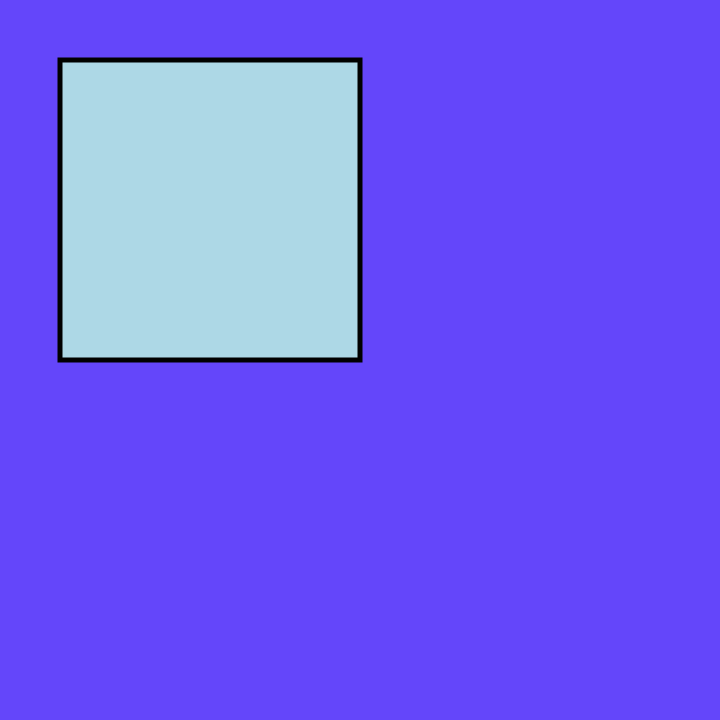
Frame 1 (no input)
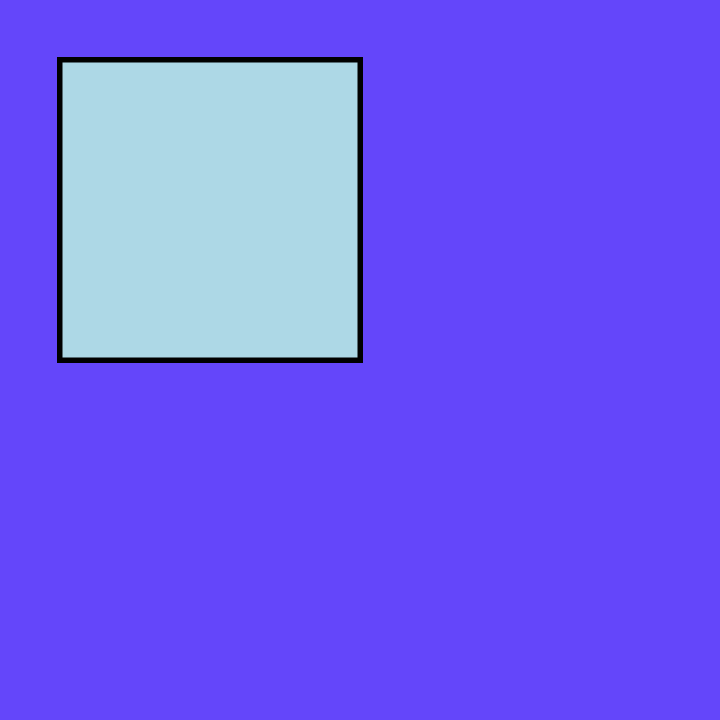
Frame 60 (no input)
Frame 120 (the mouse pressed at the canvas centre since frame 60): identical to frame 60, image omitted

The p5.js sketch that drew these frames (run headless with seeded random() and noise() and a simulated clock; from frame 60 on, the mouse is pressed at the canvas centre):

// p5.js sketch
// ── sketch.js
function setup() {
 createCanvas (720,720);
  background (100,70,250);
  fill ('lightblue');
  strokeWeight (5);
}

function draw() {
  
  translate (60,60); //resets orgin point
 
  quad (
    0,0,
    300,0,
    300,300,
    0,300
  );
}
